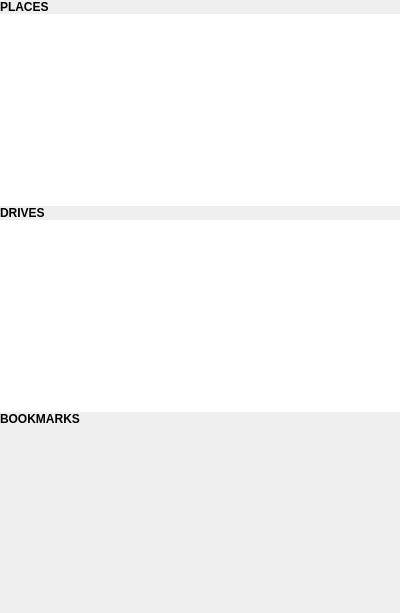
<?xml version="1.0" encoding="UTF-8"?>
<ui version="4.0">
 <class>Sidebar</class>
 <widget class="QWidget" name="Sidebar">
  <property name="geometry">
   <rect>
    <x>0</x>
    <y>0</y>
    <width>400</width>
    <height>613</height>
   </rect>
  </property>
  <property name="windowTitle">
   <string notr="true">Form</string>
  </property>
  <layout class="QVBoxLayout" name="verticalLayout">
   <property name="spacing">
    <number>0</number>
   </property>
   <property name="leftMargin">
    <number>0</number>
   </property>
   <property name="topMargin">
    <number>0</number>
   </property>
   <property name="rightMargin">
    <number>0</number>
   </property>
   <property name="bottomMargin">
    <number>0</number>
   </property>
   <item>
    <widget class="QScrollArea" name="scrollArea">
     <property name="frameShape">
      <enum>QFrame::NoFrame</enum>
     </property>
     <property name="widgetResizable">
      <bool>true</bool>
     </property>
     <widget class="QWidget" name="scrollAreaWidgetContents">
      <property name="geometry">
       <rect>
        <x>0</x>
        <y>0</y>
        <width>400</width>
        <height>613</height>
       </rect>
      </property>
      <layout class="QVBoxLayout" name="verticalLayout_2">
       <property name="spacing">
        <number>0</number>
       </property>
       <property name="leftMargin">
        <number>0</number>
       </property>
       <property name="topMargin">
        <number>0</number>
       </property>
       <property name="rightMargin">
        <number>0</number>
       </property>
       <property name="bottomMargin">
        <number>0</number>
       </property>
       <item>
        <widget class="QLabel" name="label">
         <property name="font">
          <font>
           <weight>75</weight>
           <bold>true</bold>
          </font>
         </property>
         <property name="text">
          <string>PLACES</string>
         </property>
         <property name="margin">
          <number>9</number>
         </property>
        </widget>
       </item>
       <item>
        <widget class="QListWidget" name="placesWidget">
         <property name="sizePolicy">
          <sizepolicy hsizetype="Expanding" vsizetype="Preferred">
           <horstretch>0</horstretch>
           <verstretch>0</verstretch>
          </sizepolicy>
         </property>
         <property name="frameShape">
          <enum>QFrame::NoFrame</enum>
         </property>
        </widget>
       </item>
       <item>
        <widget class="QLabel" name="label_2">
         <property name="font">
          <font>
           <weight>75</weight>
           <bold>true</bold>
          </font>
         </property>
         <property name="text">
          <string>DRIVES</string>
         </property>
         <property name="margin">
          <number>9</number>
         </property>
        </widget>
       </item>
       <item>
        <widget class="QListView" name="devicesView">
         <property name="contextMenuPolicy">
          <enum>Qt::CustomContextMenu</enum>
         </property>
         <property name="frameShape">
          <enum>QFrame::NoFrame</enum>
         </property>
        </widget>
       </item>
       <item>
        <widget class="QLabel" name="label_3">
         <property name="font">
          <font>
           <weight>75</weight>
           <bold>true</bold>
          </font>
         </property>
         <property name="text">
          <string>BOOKMARKS</string>
         </property>
         <property name="margin">
          <number>9</number>
         </property>
        </widget>
       </item>
       <item>
        <spacer name="verticalSpacer">
         <property name="orientation">
          <enum>Qt::Vertical</enum>
         </property>
         <property name="sizeHint" stdset="0">
          <size>
           <width>20</width>
           <height>40</height>
          </size>
         </property>
        </spacer>
       </item>
      </layout>
     </widget>
    </widget>
   </item>
  </layout>
 </widget>
 <resources/>
 <connections/>
</ui>
